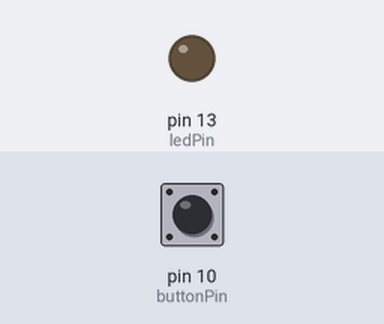
The sketch below on a simulated Arduino Uno, built with avr-gcc and run on an emulated ATmega328P. Shown: output pins drawn as LEDs (lit = HIGH). The inputs (shaded band) are chosen by the test bench; at power-on: pin 10 (buttonPin) LOW.

Above: at 1.2 s.
1.3 s: pin 10 (buttonPin) pulled HIGH for 3.2 s
At 5.0 s:
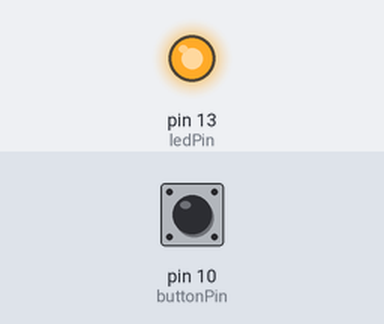
Timing chart, 0 to 6.5 s (numbered marks = the images above; inputs shaded):
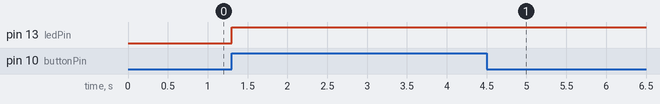

Measured:
- after the input at 1.3 s, pin 13 (ledPin): LOW → HIGH at once

The sketch:

analogRead.ino
```cpp
/*
 Name:		analogRead.ino
 Created:	9/1/2015 11:11:51 AM
 Author:	Maika

*/

// the setup function runs once when you press reset or power the board
int buttonPin = 10;
int ledPin = 13;
int pokazanie;
bool light = false;
int clickCounter = 0;
void setup() {
	pinMode(buttonPin, INPUT);
	pinMode(ledPin, OUTPUT);
}

// the loop function runs over and over again until power down or reset
void loop() {
	pokazanie = digitalRead(buttonPin);
	if (pokazanie == HIGH &&(clickCounter ==0 && light == false))
	{
		clickCounter += 1;
		light = true;
		if (light == true && clickCounter == 1)
		{
			digitalWrite(ledPin, HIGH);
		}
		delay(1000);

	}
	else if (pokazanie == HIGH && (clickCounter > 0 && light != false))
	{
		digitalWrite(ledPin, LOW);
		clickCounter = 0;
		light = false;

	}


	//if (pokazanie == HIGH)
	//{
	//	digitalWrite(ledPin, LOW);
	//}

}
```
